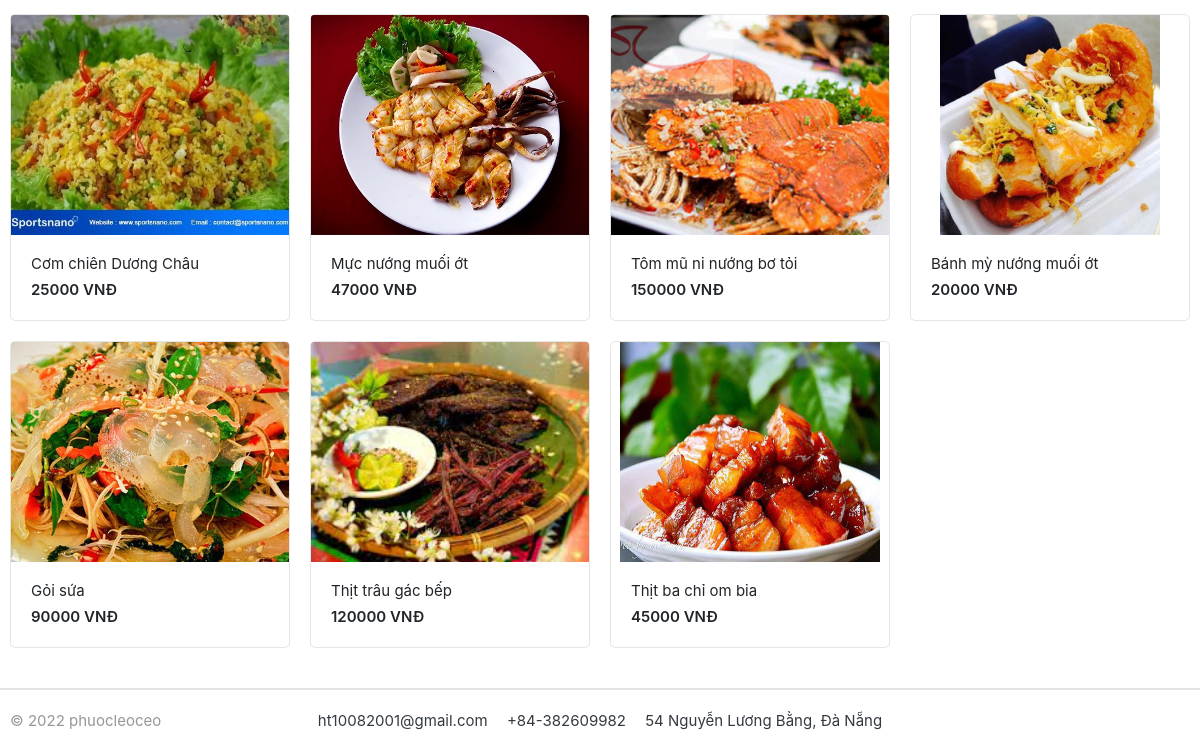
/ (lower part), run on an earlier commit of the app's database.
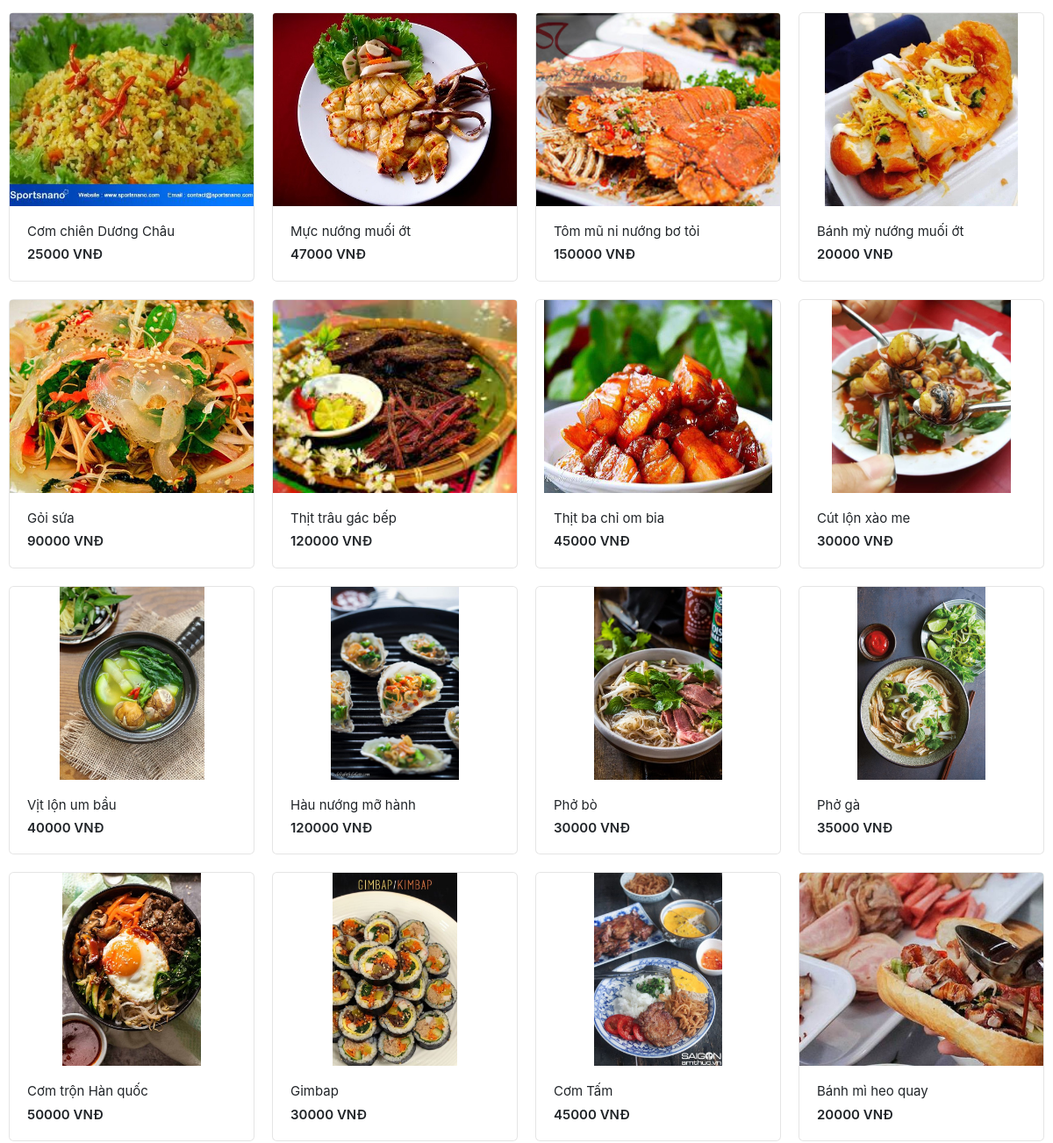
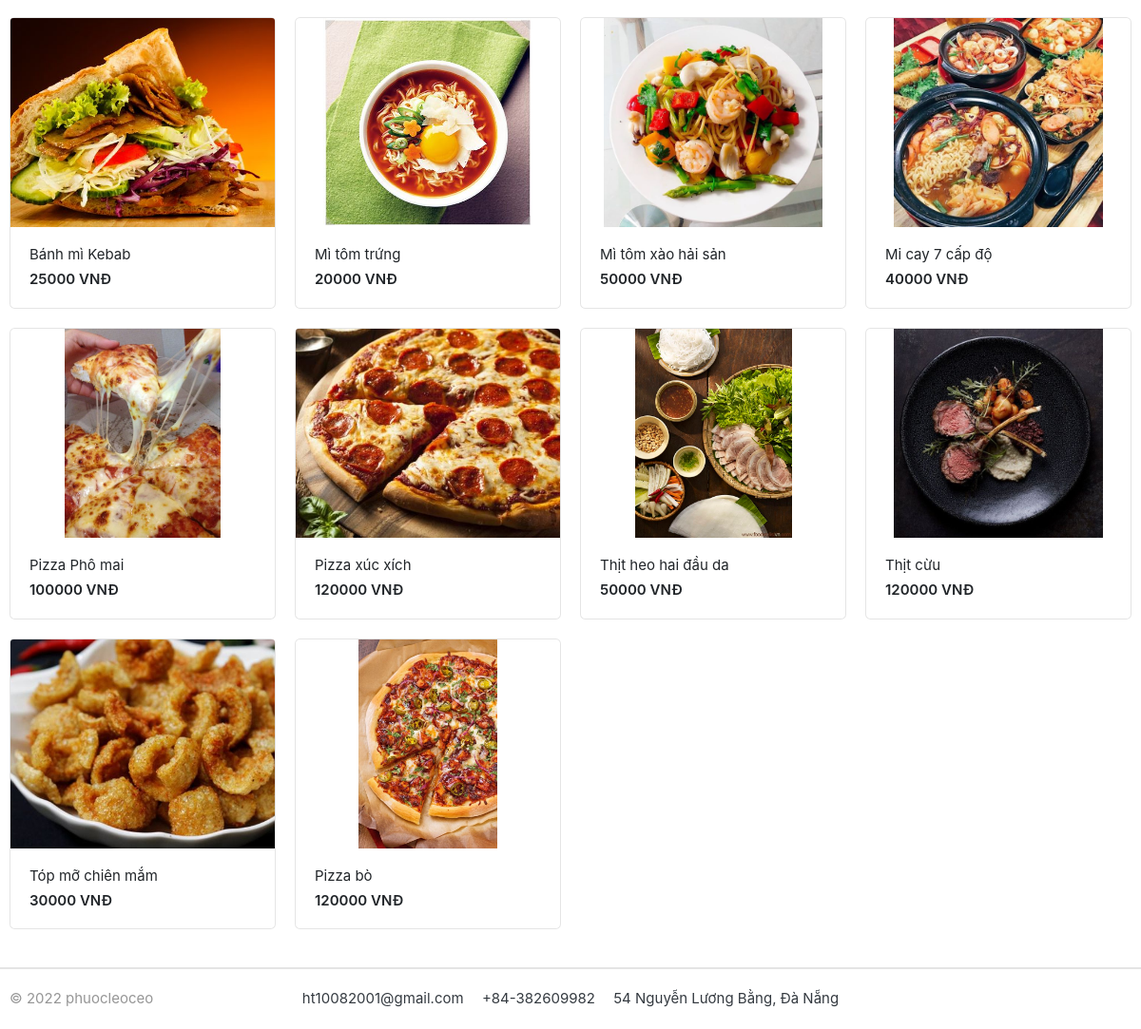
And on a later commit of the database (2 pictures, top to bottom).
### product/models.py (models this page shows, shortened)
class Product(models.Model):
    name = models.CharField(max_length=100, unique=True)
    slug = models.SlugField(max_length=50, unique=True, allow_unicode=True)
    price = models.IntegerField()
    description = models.TextField(max_length=500, blank=True)
    image = models.ImageField(upload_to='photos/products')
    is_available = models.BooleanField(default=True)
    created_date = models.DateTimeField(auto_now_add=True)
    modified_date = models.DateTimeField(auto_now=True)
    category = models.ForeignKey(Category, on_delete=models.CASCADE)
    class Meta:
        verbose_name = "product"
        verbose_name_plural = "products"
    def get_detail(self):
        return reverse("product_detail", args=[self.slug])

### foodapp/views.py (the view)
# urls.py: path("", views.HomePage, name="HomePage"),
def HomePage(request):
    products = Product.objects.all().filter(is_available=True)
    return render(request=request, template_name="home.html", context={"products": products})

### category/context_processors.py (called while the page is built)
def header_menu_links(request):
    links = Category.objects.all()
    return dict(links=links)

### category/models.py (called while the page is built)
    def get_product(self):
        return reverse("product_by_category", args=[self.slug])

### templates/home.html (shortened to what this page needs)
{% extends 'base.html' %}
{% load static %}
{% block content %}
<section class="section-name padding-y-sm">
    <div class="container">
        <div class="row">
            {% for p in products %}
            <div class="col-md-3">
                <div class="card card-product-grid">
                    <a href="{{ p.get_detail }}" class="img-wrap">
                        <img src="{{ p.image.url }}">
                    </a>
                    <figcaption class="info-wrap">
                        <a href="{{ p.get_detail }}" class="title">{{ p.name }}</a>
                        <div class="price mt-1">{{ p.price }} VNĐ</div>
                    </figcaption>
                </div>
            </div>
            {% endfor %}
        </div>
    </div>
</section>
{% endblock content %}

What changed in the data, as far as the page shows it:
added Product: image (picture), name "Cút lộn xào me", price "30000"
added Product: image (picture), name "Vịt lộn um bầu", price "40000"
added Product: image (picture), name "Hàu nướng mỡ hành", price "120000"
added Product: image (picture), name "Phở bò", price "30000"
added Product: image (picture), name "Phở gà", price "35000"
added Product: image (picture), name "Cơm trộn Hàn quốc", price "50000"
added Product: image (picture), name "Gimbap", price "30000"
added Product: image (picture), name "Cơm Tấm", price "45000"
added Product: image (picture), name "Bánh mì heo quay", price "20000"
added Product: image (picture), name "Bánh mì Kebab", price "25000"
added Product: image (picture), name "Mì tôm trứng", price "20000"
added Product: image (picture), name "Mì tôm xào hải sản", price "50000"
added Product: image (picture), name "Mi cay 7 cấp độ", price "40000"
added Product: image (picture), name "Pizza Phô mai", price "100000"
added Product: image (picture), name "Pizza xúc xích", price "120000"
added Product: image (picture), name "Thịt heo hai đầu da", price "50000"
added Product: image (picture), name "Thịt cừu", price "120000"
added Product: image (picture), name "Tóp mỡ chiên mắm", price "30000"
added Product: image (picture), name "Pizza bò", price "120000"
